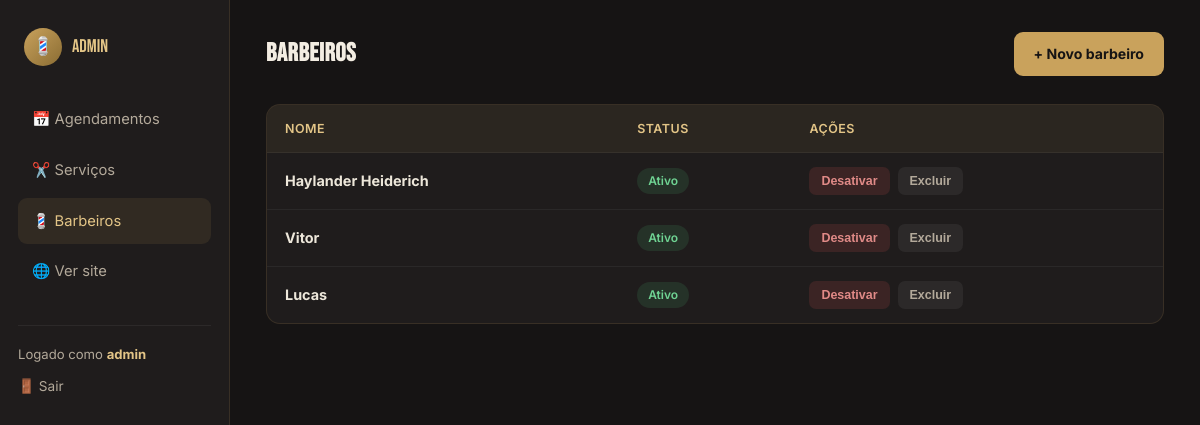
The app's page /admin/barbeiros (signed in) with its own data.
### tables this page shows
CREATE TABLE barbeiro (
            id INTEGER PRIMARY KEY AUTOINCREMENT,
            nome TEXT NOT NULL,
            ativo INTEGER NOT NULL DEFAULT 1,
            ordem INTEGER NOT NULL DEFAULT 0
        );

### app.py (the view)
@app.route("/admin/barbeiros")
@login_required
def admin_barbeiros():
    db = get_db()
    barbeiros = db.execute("SELECT * FROM barbeiro ORDER BY ordem, nome").fetchall()
    return render_template("admin_barbeiros.html", empresa=EMPRESA, barbeiros=barbeiros)

### app.py (called while the page is built)
def get_db():
    if "db" not in g:
        g.db = sqlite3.connect(DB_PATH)
        g.db.row_factory = sqlite3.Row
        g.db.execute("PRAGMA foreign_keys = ON")
    return g.db

@app.teardown_appcontext
def fechar_db(exception=None):
    db = g.pop("db", None)
    if db is not None:
        db.close()

def login_required(view_func):
    @wraps(view_func)
    def wrapped(*args, **kwargs):
        if not session.get("admin_id"):
            return redirect(url_for("admin_login"))
        return view_func(*args, **kwargs)
    return wrapped

### templates/admin_barbeiros.html (shortened to what this page needs)
{% extends "admin_base.html" %}
{% block content %}
<div class="admin-header">
  <h1>Barbeiros</h1>
  <a href="{{ url_for('admin_novo_barbeiro') }}" class="btn-novo-servico">+ Novo barbeiro</a>
</div>
<div class="tabela-wrap">
  {% if barbeiros %}
  <table>
    <thead>
      <tr>
        <th>Nome</th>
        <th>Status</th>
        <th>Ações</th>
      </tr>
    </thead>
    <tbody>
      {% for b in barbeiros %}
      <tr>
        <td><strong>{{ b.nome }}</strong></td>
        <td>
          {% if b.ativo %}
            <span class="badge badge-confirmado">Ativo</span>
          {% else %}
            <span class="badge badge-cancelado">Inativo</span>
          {% endif %}
        </td>
        <td>
          <div class="acoes-tabela">
            <form method="POST" action="{{ url_for('admin_toggle_barbeiro', barbeiro_id=b.id) }}">
              <button class="btn-mini {{ 'btn-mini-cancelar' if b.ativo else 'btn-mini-reativar' }}" type="submit">
                {{ 'Desativar' if b.ativo else 'Ativar' }}
              </button>
            </form>
            <form method="POST" action="{{ url_for('admin_excluir_barbeiro', barbeiro_id=b.id) }}" onsubmit="return confirm('Excluir este barbeiro?');">
              <button class="btn-mini btn-mini-excluir" type="submit">Excluir</button>
            </form>
          </div>
        </td>
      </tr>
      {% endfor %}
    </tbody>
  </table>
  {% else %}
  <div class="estado-vazio">
    <div class="icon">✂️</div>
    <p>Nenhum barbeiro cadastrado ainda.</p>
  </div>
  {% endif %}
</div>
{% endblock %}

### static/css/style.css (style rules this page uses)
:root { --preto: #161414; --preto-suave: #1f1c1c; --carvao: #2a2625; --dourado: #c9a25c; --dourado-claro: #e3c587; --creme: #f3ede2; --texto-claro: #ede7da; --texto-mudo: #b3a99a; --verde-ok: #4caf6f; --vermelho-erro: #d9534f; --sombra: 0 10px 30px rgba(0, 0, 0, 0.35); --raio: 14px; --fonte-titulo: 'Bebas Neue', 'Oswald', sans-serif; --fonte-corpo: 'Inter', 'Segoe UI', sans-serif; }
* { margin: 0; padding: 0; box-sizing: border-box; }
body { background: var(--preto); color: var(--texto-claro); font-family: var(--fonte-corpo); line-height: 1.55; min-height: 100vh; }
a { color: inherit; text-decoration: none; }
h1, h2, h3, h4 { font-family: var(--fonte-titulo); letter-spacing: 0.5px; color: var(--creme); font-weight: 600; }
.admin-header { display: flex; justify-content: space-between; align-items: center; margin-bottom: 28px; flex-wrap: wrap; gap: 14px; }
.admin-header h1 { font-size: 1.6rem; }
.tabela-wrap { background: var(--preto-suave); border: 1px solid rgba(201, 162, 92, 0.14); border-radius: var(--raio); overflow: hidden; }
table { width: 100%; border-collapse: collapse; }
thead { background: rgba(201, 162, 92, 0.07); }
th { text-align: left; padding: 14px 18px; font-size: 0.78rem; text-transform: uppercase; letter-spacing: 0.5px; color: var(--dourado-claro); font-weight: 600; }
td { padding: 14px 18px; border-top: 1px solid rgba(255, 255, 255, 0.05); font-size: 0.9rem; }
.badge { padding: 4px 11px; border-radius: 999px; font-size: 0.75rem; font-weight: 600; display: inline-block; }
.badge-confirmado { background: rgba(76, 175, 111, 0.15); color: #6fd393; }
.acoes-tabela { display: flex; gap: 8px; }
.btn-mini { border: none; padding: 7px 12px; border-radius: 7px; font-size: 0.78rem; cursor: pointer; font-weight: 600; }
.btn-mini-cancelar { background: rgba(217, 83, 79, 0.15); color: #e08a87; }
.btn-mini-excluir { background: rgba(255, 255, 255, 0.06); color: var(--texto-mudo); }
.btn-novo-servico { background: var(--dourado); color: var(--preto); padding: 11px 20px; border-radius: 9px; font-weight: 700; font-size: 0.88rem; }

### records on screen
barbeiro: nome "Haylander Heiderich", shows "Ativo", ativo "Desativar"
barbeiro: nome "Vitor", shows "Ativo", ativo "Desativar"
barbeiro: nome "Lucas", shows "Ativo", ativo "Desativar"

### other values on screen
{{ session.get('admin_usuario') }} "admin"
